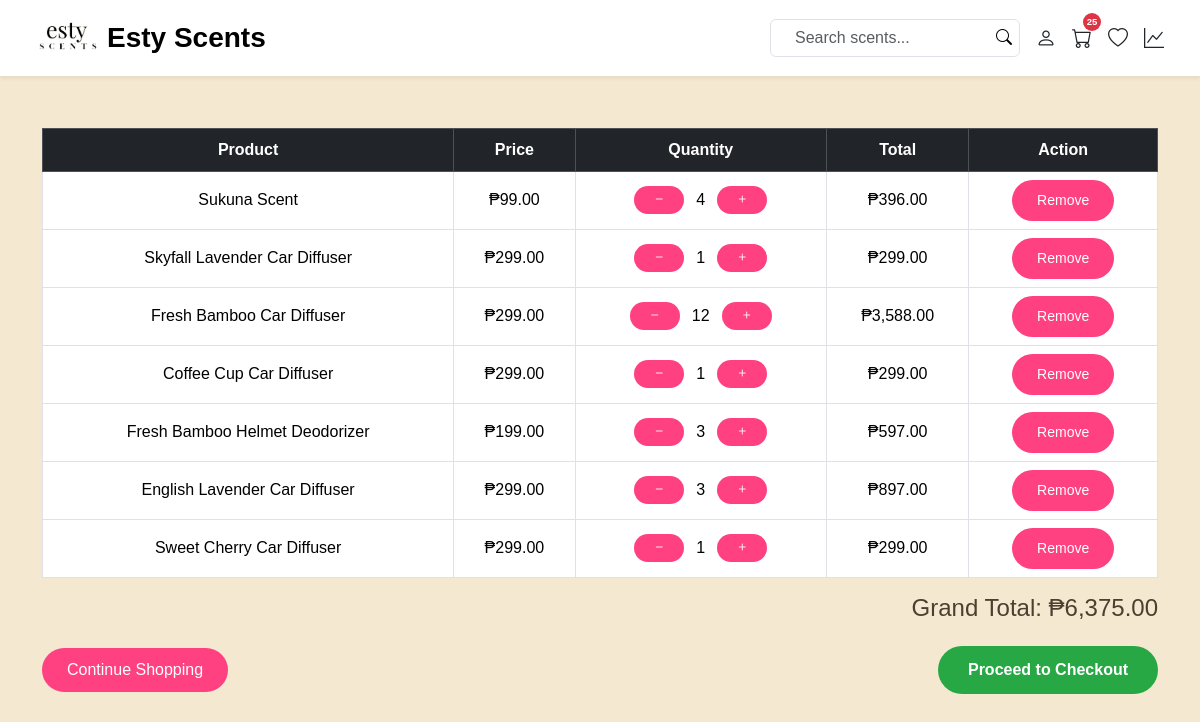
The page /ESTY/cart.php (signed in) on the database as committed earlier.
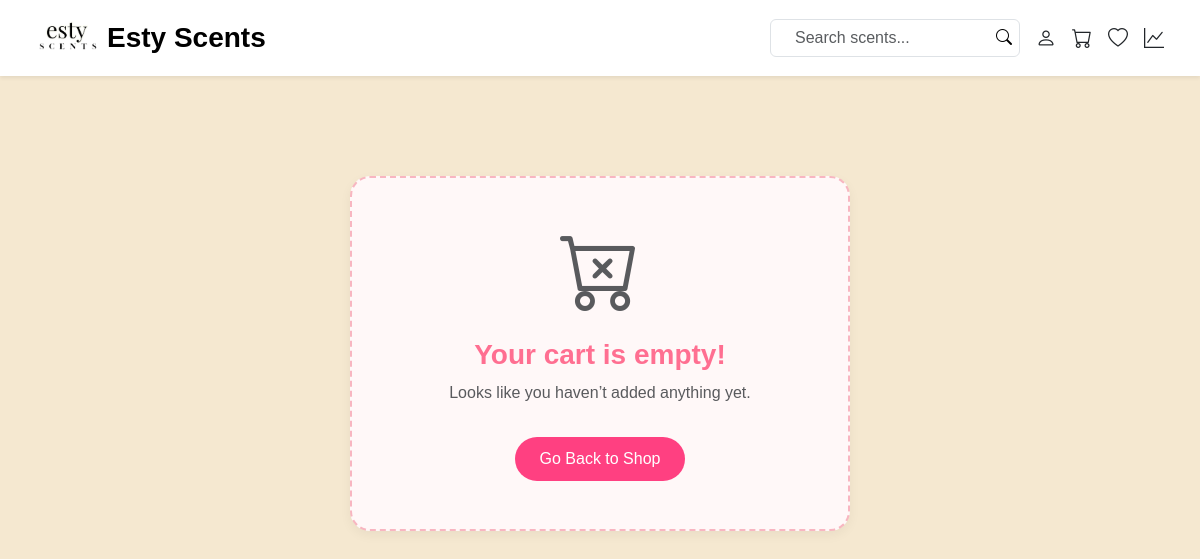
The same page on the database as committed later.
### tables this page shows
CREATE TABLE `carts` (
  `id` int(11) NOT NULL,
  `user_id` int(11) NOT NULL,
  `product_id` int(11) NOT NULL,
  `quantity` int(11) NOT NULL DEFAULT 1,
  `created_at` timestamp NOT NULL DEFAULT current_timestamp()
);

CREATE TABLE `products` (
  `id` int(11) NOT NULL,
  `category_id` int(11) DEFAULT NULL,
  `brand_id` int(11) DEFAULT NULL,
  `name` varchar(100) NOT NULL,
  `description` text DEFAULT NULL,
  `price` decimal(10,2) NOT NULL,
  `image` varchar(255) DEFAULT 'default.jpg',
  `created_at` timestamp NOT NULL DEFAULT current_timestamp(),
  `featured` tinyint(1) NOT NULL DEFAULT 0,
  `stock` int(11) NOT NULL DEFAULT 0,
  `popularity` int(11) DEFAULT 0
);

### ESTY/cart_helpers.php (called while the page is built, shortened)
<?php
function sync_user_cart(mysqli $conn, int $user_id): void {
    $stmt = $conn->prepare("SELECT c.product_id, c.quantity, p.name, p.price, p.image FROM carts c JOIN products p ON c.product_id = p.id WHERE c.user_id = ?");
    $stmt->bind_param('i', $user_id);
    $stmt->execute();
    $res = $stmt->get_result();
}
function sync_session_cart_from_db(mysqli $conn, int $user_id) {
    sync_user_cart($conn, $user_id);
}
?>

### ESTY/cart.php (the view, shortened to what the changed rows need)
<?php
require 'db.php';
require_once __DIR__ . '/cart_helpers.php';
if (isset($_SESSION['user_id'])) {
  sync_session_cart_from_db($conn, $_SESSION['user_id']);
}
?>
<!DOCTYPE html>
<html lang="en">
<head>
  <link href="https://cdn.jsdelivr.net/npm/bootstrap@5.3.3/dist/css/bootstrap.min.css" rel="stylesheet">
  <link rel="stylesheet" href="https://cdn.jsdelivr.net/npm/bootstrap-icons@1.11.3/font/bootstrap-icons.css">
  <link rel="stylesheet" href="style.css">
</head>
<body>
<?php include 'navbar.php'; ?>
<div class="container my-5">
  <?php if (!empty($_SESSION['cart'])): ?>
    <table class="table table-bordered text-center align-middle">
      <thead class="table-dark">
        <tr>
          <th>Product</th>
          <th>Price</th>
          <th>Quantity</th>
          <th>Total</th>
          <th>Action</th>
        </tr>
      </thead>
      <tbody>
        <?php $grandTotal = 0; ?>
        <?php foreach ($_SESSION['cart'] as $item): ?>
          <?php $total = $item['price'] * $item['quantity']; ?>
          <?php $grandTotal += $total; ?>
          <tr>
            <td><?= htmlspecialchars($item['name']); ?></td>
            <td>₱<?= number_format($item['price'], 2); ?></td>
            <td>
              <div class="d-flex justify-content-center align-items-center gap-1">
                <a href="cart.php?update=decrease&id=<?= $item['id']; ?>"
                   class="btn btn-sm btn-outline-secondary d-flex align-items-center justify-content-center p-1"
                   style="width:28px; height:28px;">
                  <i class="bi bi-dash"></i>
                </a>
                <span class="mx-2"><?= $item['quantity']; ?></span>
                <a href="cart.php?update=increase&id=<?= $item['id']; ?>"
                   class="btn btn-sm btn-outline-secondary d-flex align-items-center justify-content-center p-1"
                   style="width:28px; height:28px;">
                  <i class="bi bi-plus"></i>
                </a>
              </div>
            </td>
            <td>₱<?= number_format($total, 2); ?></td>
            <td><a href="cart.php?remove=<?= $item['id']; ?>" class="btn btn-danger btn-sm">Remove</a></td>
          </tr>
        <?php endforeach; ?>
      </tbody>
    </table>
    <div class="text-end mb-3">
      <h4>Grand Total: ₱<?= number_format($grandTotal, 2); ?></h4>
    </div>
    <div class="d-flex justify-content-between align-items-center mt-4">
      <a href="index.php" class="btn btn-primary">Continue Shopping</a>
      <?php if (isset($_SESSION['user_id'])): ?>
        <a href="checkout.php" class="btn btn-success checkout-btn">Proceed to Checkout</a>
      <?php else: ?>
        <button type="button" class="btn btn-success checkout-btn" data-bs-toggle="modal" data-bs-target="#loginModal">
          <i class="bi bi-box-arrow-in-right me-2"></i> Login to Checkout
        </button>
      <?php endif; ?>
    </div>
  <?php else: ?>
    <div class="empty-cart text-center my-5 p-5">
      <i class="bi bi-cart-x display-1 text-muted"></i>
      <h3 class="fw-bold mt-3">Your cart is empty!</h3>
      <p class="text-muted">Looks like you haven’t added anything yet.</p>
      <a href="index.php" class="btn btn-pastel mt-3">Go Back to Shop</a>
    </div>
  <?php endif; ?>
</div>
</body>
</html>

### ESTY/navbar.php (shortened to what the changed rows need)
<nav class="navbar navbar-expand-lg navbar-light bg-white shadow-sm px-4 fixed-top">
  <div class="container-fluid">
      <div class="d-flex align-items-center justify-content-end gap-3" style="flex:2;">
            <a href="cart.php" class="text-dark fs-5 position-relative" title="Shopping Cart">
              <i class="bi bi-cart"></i>
              <?php if (!empty($_SESSION['cart'])): ?>
                <span class="badge bg-danger position-absolute top-0 start-100 translate-middle"
                      style="width: 18px; height: 18px; display: flex; align-items: center; justify-content: center; border-radius: 50%;
                             font-size: 0.6rem;">
                  <?= array_sum(array_column($_SESSION['cart'], 'quantity')); ?>
                </span>
              <?php endif; ?>
            </a>
      </div>
  </div>
</nav>

Rows that differ between the two databases and show on the page:
removed carts: product.name "Sukuna Scent", product.price "99.00", quantity "4", total "396.00"
removed carts: product.name "Skyfall Lavender Car Diffuser", product.price "299.00", quantity "1"
removed carts: product.name "Fresh Bamboo Car Diffuser", product.price "299.00", quantity "12", total "3,588.00"
removed carts: product.name "Coffee Cup Car Diffuser", product.price "299.00", quantity "1"
removed carts: product.name "Fresh Bamboo Helmet Deodorizer", product.price "199.00", quantity "3", total "597.00"
removed carts: product.name "English Lavender Car Diffuser", product.price "299.00", quantity "3", total "897.00"
removed carts: product.name "Sweet Cherry Car Diffuser", product.price "299.00", quantity "1"
Other text that changed with them:
array_sum(array_column($_SESSION['cart'], 'quantity')): "25" → (not shown)
$grandTotal: "6,375.00" → (not shown)
text no longer shown: "Product Price Quantity Total Action Grand Total: ₱ Continue Shopping Proceed to Checkout"
text now shown: "Your cart is empty! Looks like you haven’t added anything yet. Go Back to Shop"
